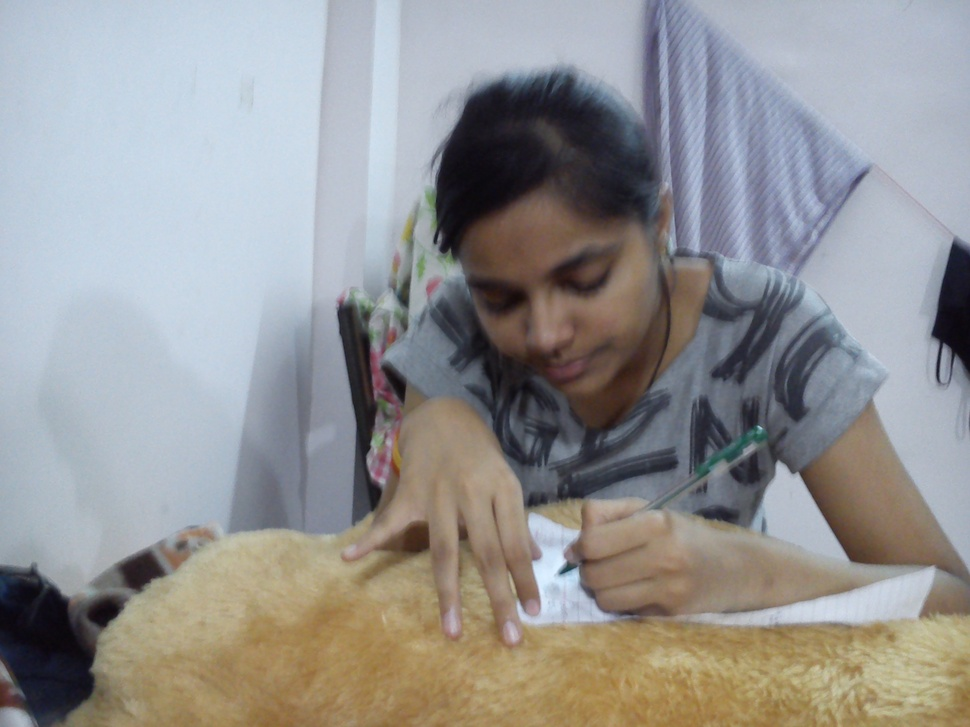
%> input picture imageprocessing/images/god.jpg, 970 x 727 px, shrunk from 2592 x 1944 before the run
$ octave bitmap.m   (GNU Octave 9; MATLAB toolbox functions it lacks are replaced by stand-ins)
%> lines starting %> are read from the running program, lines starting %| are printed output that depends on the picture; in (x1, y1, x2, y2) boxes, pixels count from 0 and x2, y2 are one past the last pixel; in counts of white or black regions, pixels touching at a corner belong together; the program's own positions count from 1
clc;clear all;
img = imread('images/god.jpg');
%> img is the input picture: size 727x970x3 uint8; mean R, G, B 148.3, 147.7, 147.5
img = rgb2gray(img);
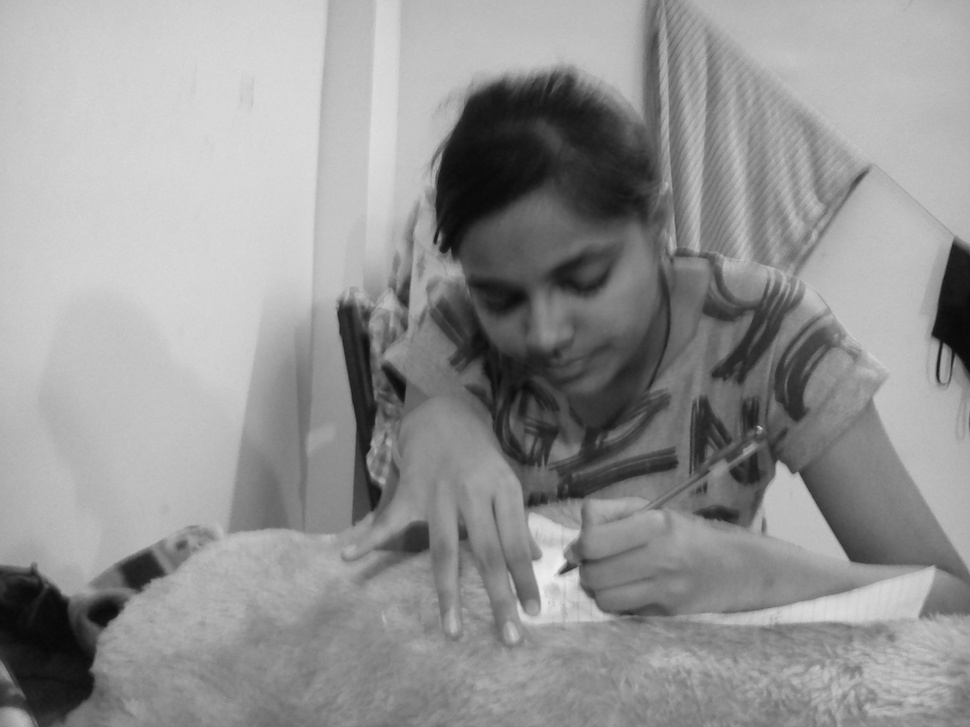
%> img: size 727x970 uint8; min 8, max 236, mean 147.9
x = bitget(img,8);
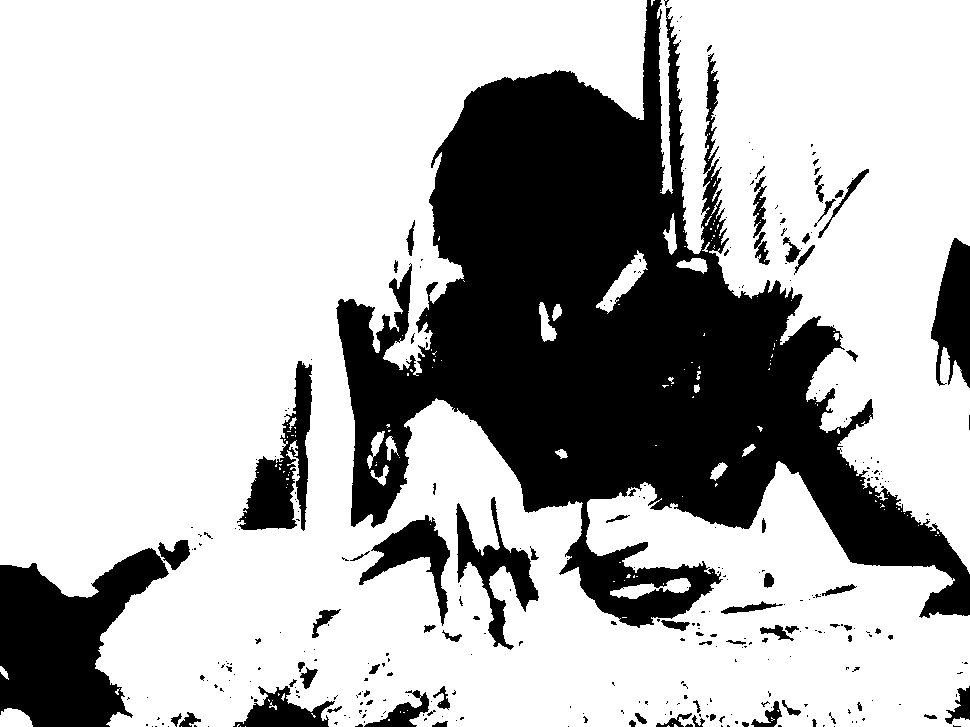
%> x: size 727x970 logical; 71.5% white; 332 black regions (257 under 20 px), largest, box (x1, y1, x2, y2) and area: (336, 0, 970, 628) 156159, (0, 548, 169, 727) 17797, (237, 361, 312, 531) 5188

x = uint8(x*255);
imshow(x);
imwrite(x,'images/bitplane.jpg');
